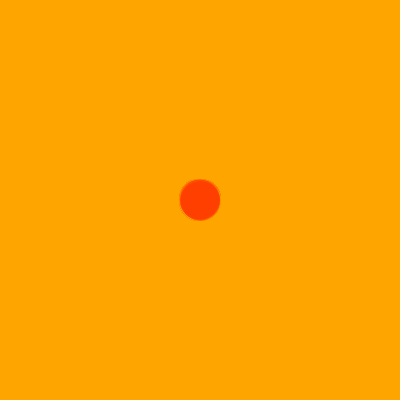
Frame 1 (no input)
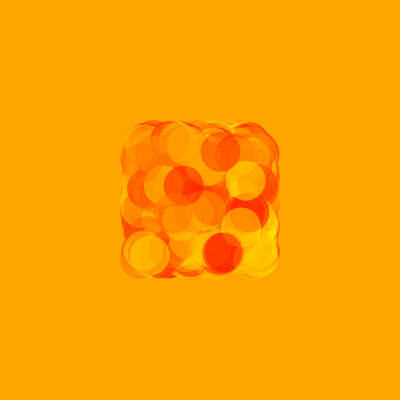
Frame 60 (no input)
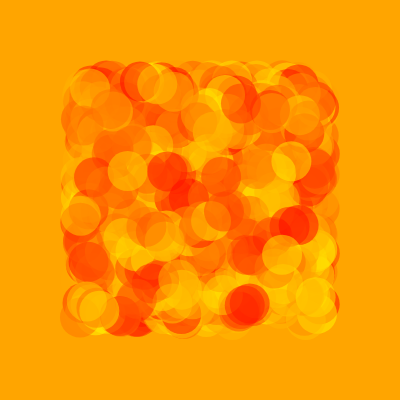
Frame 120 (the mouse pressed at the canvas centre since frame 60)

The p5.js sketch that drew these frames (run headless with seeded random() and noise() and a simulated clock; from frame 60 on, the mouse is pressed at the canvas centre):

// p5.js sketch
// ── sketch.js
/* eslint-disable */

let ellipses = [];
let count = 1000;

function setup() {
  createCanvas(400, 400);
  colorMode(HSB);
  noStroke();

  for (let n = 0; n < count; n++) {
    ellipses.push(makeEllipse());
  }
}

function draw() {
  background("orange");
  ellipses.forEach(ellipse => {
    ellipse.move();
    ellipse.checkBounds();
    ellipse.draw();
  });
}

function makeEllipse() {
  return {
    position: { x: width / 2, y: height / 2 }, // every ellipse starts at the center
    velocity: { x: random(-1, 1), y: random(-1, 1) },
    diameter: 0.1 * width,
    fillColor: color(random(0, 60), 100, 100, 0.5),
    move: move,
    draw: drawEllipse,
    checkBounds: checkBounds
  };
}

function drawEllipse() {
  fill(this.fillColor);
  ellipse(this.position.x, this.position.y, this.diameter, this.diameter);
}

function move() {
  this.position.x += this.velocity.x;
  this.position.y += this.velocity.y;
}

function checkBounds() {
  if (
    this.position.x >= width - this.diameter / 2 ||
    this.position.x <= this.diameter / 2
  ) {
    this.velocity.x *= -1;
  }

  if (
    this.position.y >= height - this.diameter / 2 ||
    this.position.y <= this.diameter / 2
  ) {
    this.velocity.y *= -1;
  }
}
